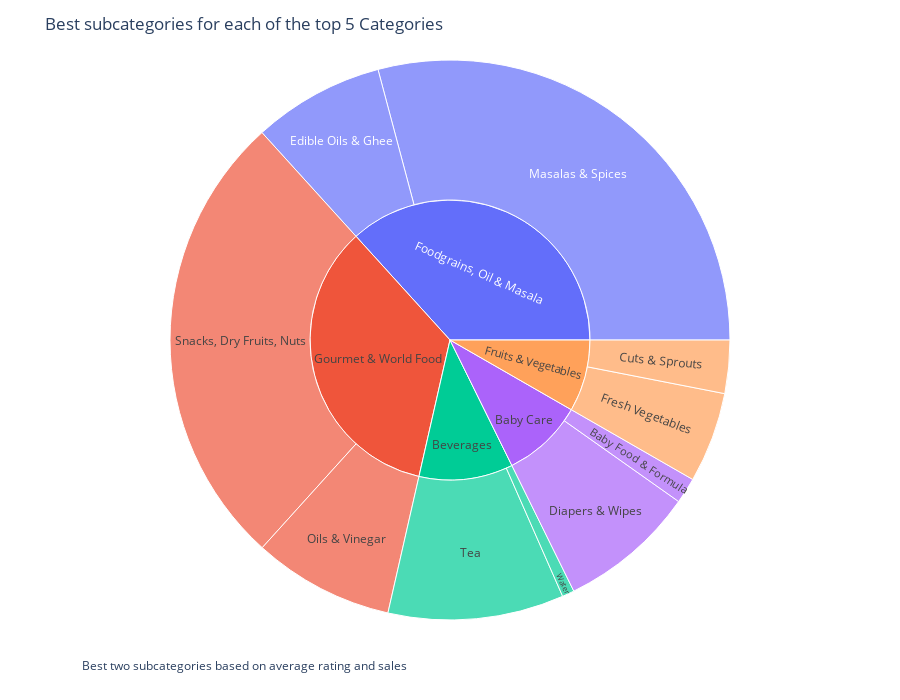

The cell this chart's notebook holds for it:
### Code cell
import plotly.express as px

df_top_5_categories['product_rating'] = df_top_5_categories['product_rating'].round(2)
df_top_5_categories['sales_percentage'] = df_top_5_categories['sales_percentage'].round(2)
# Create sunburst chart
fig = px.sunburst(df_top_5_categories, 
                  path=['category', 'product_subcategory'], 
                  values='sales_percentage',
                  hover_data={'product_rating': True, 'sales_percentage': True})  # Add hover data for labels

# Update layout
fig.update_layout(
    title='Best subcategories for each of the top 5 Categories',
    height=700,
    annotations=[
        dict(
            text="Best two subcategories based on average rating and sales",
            showarrow=False,
            xref="paper",
            yref="paper",
            x=0,
            y=-0.1
        )
    ]
)

# Show plot
fig.show()

### Figure 1 — Plotly figure (JSON) as saved in the notebook; plotly's stock layout.template omitted (floating-point values rounded to 4 significant figures)
{"data": [{"branchvalues": "total", "customdata": [[4.17, 1.49], [4, 3.07], [4.1, 7.92], [4.13, 7.58], [4, 5.23], [4.09, 29.14], [4.23, 8.14], [3.99, 26.58], [4.08, 10.15], [4.17, 0.7], ["(?)", 9.41], ["(?)", 10.85], ["(?)", 36.72], [4, 8.3], ["(?)", 34.72]], "domain": {"x": [0, 1], "y": [0, 1]}, "hovertemplate": "labels=%{label}<br>sales_percentage=%{customdata[1]}<br>parent=%{parent}<br>id=%{id}<br>product_rating=%{customdata[0]}<extra></extra>", "ids": ["Baby Care/Baby Food & Formula", "Fruits & Vegetables/Cuts & Sprouts", "Baby Care/Diapers & Wipes", "Foodgrains, Oil & Masala/Edible Oils & Ghee", "Fruits & Vegetables/Fresh Vegetables", "Foodgrains, Oil & Masala/Masalas & Spices", "Gourmet & World Food/Oils & Vinegar", "Gourmet & World Food/Snacks, Dry Fruits, Nuts", "Beverages/Tea", "Beverages/Water", "Baby Care", "Beverages", "Foodgrains, Oil & Masala", "Fruits & Vegetables", "Gourmet & World Food"], "labels": ["Baby Food & Formula", "Cuts & Sprouts", "Diapers & Wipes", "Edible Oils & Ghee", "Fresh Vegetables", "Masalas & Spices", "Oils & Vinegar", "Snacks, Dry Fruits, Nuts", "Tea", "Water", "Baby Care", "Beverages", "Foodgrains, Oil & Masala", "Fruits & Vegetables", "Gourmet & World Food"], "name": "", "parents": ["Baby Care", "Fruits & Vegetables", "Baby Care", "Foodgrains, Oil & Masala", "Fruits & Vegetables", "Foodgrains, Oil & Masala", "Gourmet & World Food", "Gourmet & World Food", "Beverages", "Beverages", "", "", "", "", ""], "type": "sunburst", "values": [1.49, 3.07, 7.92, 7.58, 5.23, 29.14, 8.14, 26.58, 10.15, 0.7, 9.41, 10.85, 36.72, 8.3, 34.72]}], "layout": {"annotations": [{"showarrow": false, "text": "Best two subcategories based on average rating and sales", "x": 0, "xref": "paper", "y": -0.1, "yref": "paper"}], "height": 700, "legend": {"tracegroupgap": 0}, "margin": {"t": 60}, "title": {"text": "Best subcategories for each of the top 5 Categories"}}}
